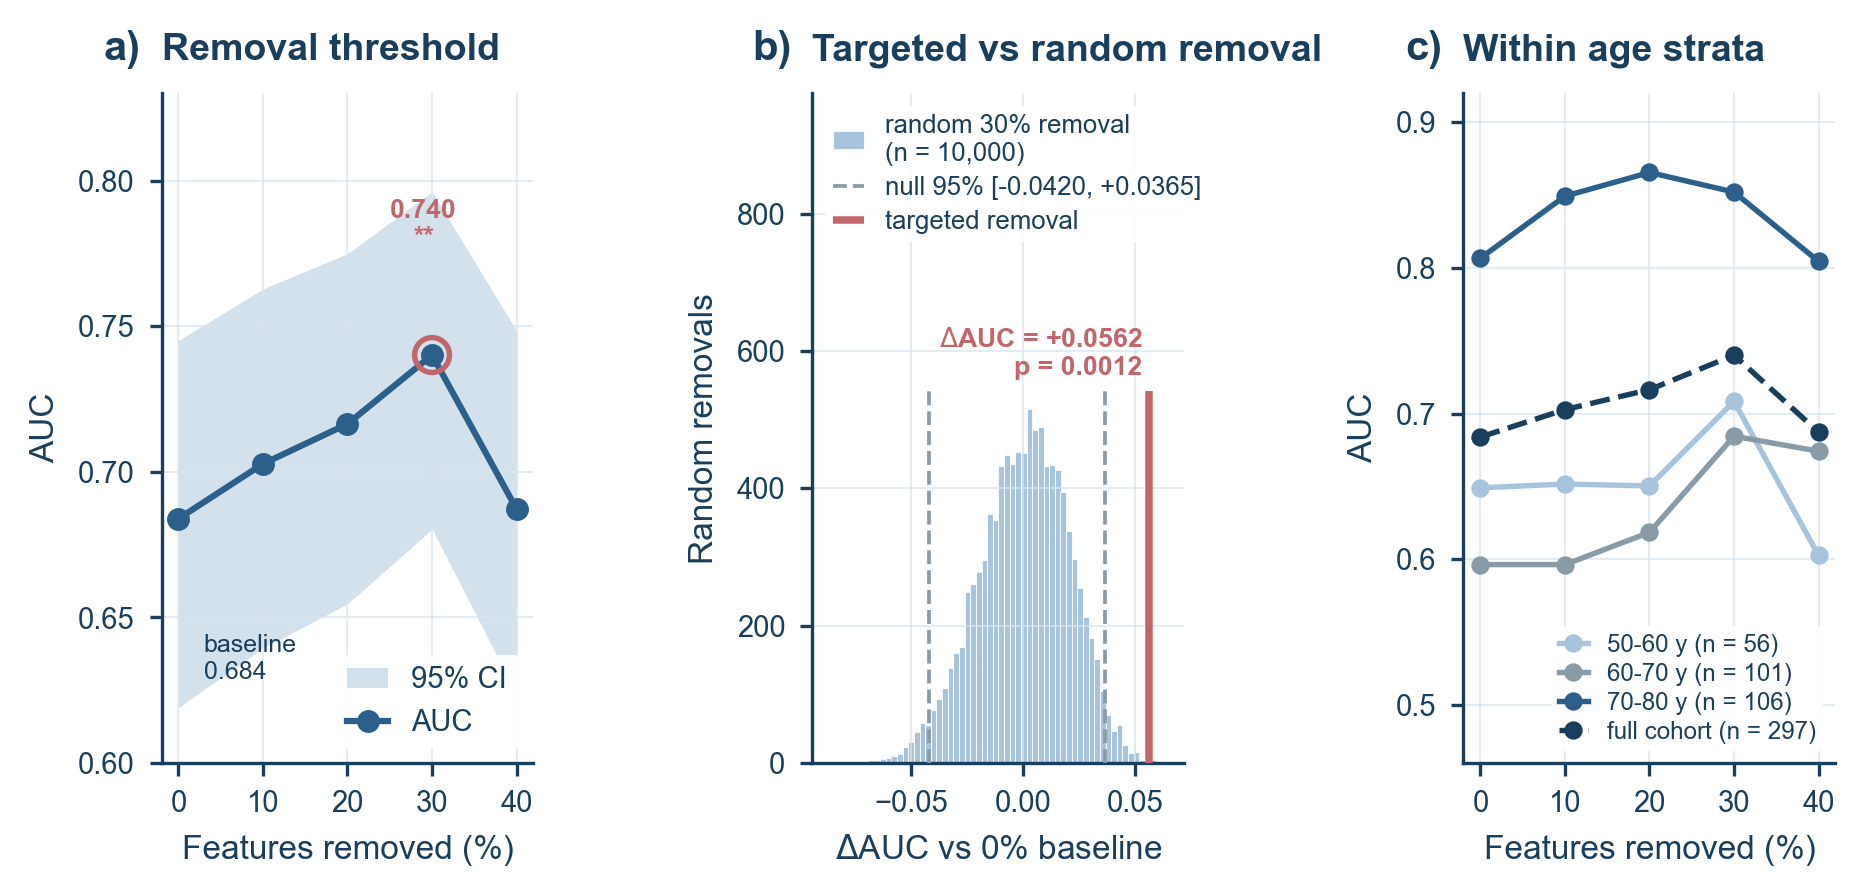

This chart was generated by the following Python code:
"""Figure 2 — targeted removal of age-sensitive features."""
import sys
from pathlib import Path

sys.path.insert(0, str(Path(__file__).resolve().parent.parent))
sys.path.insert(0, str(Path(__file__).resolve().parent))

import matplotlib
matplotlib.use("Agg")
import matplotlib.pyplot as plt
import numpy as np
import pandas as pd

import figstyle as F
from brainturtle import config as cfg

F.apply()

RES = cfg.RESULTS / f"n{cfg.N_PERM}"
lad = pd.read_csv(RES / "fig2a_removal_ladder.csv")
draws = pd.read_csv(RES / "fig2b_null_draws.csv")
b = pd.read_csv(RES / "fig2b_summary.csv").iloc[0]
bins = pd.read_csv(RES / "fig2c_agebins.csv")

fig = plt.figure(figsize=(F.COL2, 2.9))
gs = fig.add_gridspec(1, 3, wspace=0.75)

ax = fig.add_subplot(gs[0, 0])
pre = lad[lad.in_prespecified].sort_values("drop_pct")
x = pre["drop_pct"] * 100

ax.fill_between(x, pre["ci_low"], pre["ci_high"], color=F.C.CTRL,
                alpha=0.5, lw=0, label="95% CI")
ax.plot(x, pre["auc_point"], color=F.C.AD, lw=1.5, marker="o", ms=4.5,
        label="AUC", zorder=3)

peak = pre.loc[pre["auc_point"].idxmax()]
ax.scatter([peak.drop_pct * 100], [peak.auc_point], s=70, marker="o",
           facecolor="none", edgecolor=F.C.HILITE, lw=1.3, zorder=4)
ax.annotate(f"{peak.auc_point:.3f}\n{peak.stars}",
            xy=(peak.drop_pct * 100, peak.auc_point),
            xytext=(peak.drop_pct * 100 - 1, peak.auc_point + 0.036),
            fontsize=6.4, color=F.C.HILITE, ha="center", va="bottom",
            fontweight="bold")

base = pre[pre.drop_pct == 0].iloc[0]
ax.annotate(f"baseline\n{base.auc_point:.3f}", xy=(0, base.auc_point),
            xytext=(3, base.auc_point - 0.055), fontsize=6,
            color=F.C.ACCENT, ha="left")

ax.set_xlabel("Features removed (%)")
ax.set_ylabel("AUC")
ax.set_title("Removal threshold")
ax.set_xticks([0, 10, 20, 30, 40])
ax.set_ylim(0.60, 0.83)
ax.legend(loc="lower right", handlelength=1.4, frameon=True,
          facecolor="white", edgecolor="none", framealpha=0.95)
F.panel_label(ax, "a")

ax = fig.add_subplot(gs[0, 1])
ax.hist(draws["null_diff"], bins=60, color=F.C.CTRL, edgecolor="white",
        linewidth=0.2, label=f"random 30% removal\n(n = {int(b.n_perm):,})")

ymax = ax.get_ylim()[1]
ax.vlines([b.null_lo, b.null_hi], 0, ymax, color=F.C.MUTED, lw=0.9, ls="--",
          zorder=3, label=f"null 95% [{b.null_lo:+.4f}, {b.null_hi:+.4f}]")
ax.vlines(b.observed, 0, ymax, color=F.C.HILITE, lw=1.8, zorder=4,
          label="targeted removal")

ax.text(b.observed - 0.003, ymax * 1.10,
        f"$\\Delta$AUC = {b.observed:+.4f}\n{b.p_formatted}",
        fontsize=6.4, color=F.C.HILITE, ha="right", va="center",
        fontweight="bold")

ax.set_xlabel("$\\Delta$AUC vs 0% baseline")
ax.set_ylabel("Random removals")
ax.set_title("Targeted vs random removal")
ax.set_ylim(0, ymax * 1.80)
ax.legend(loc="upper left", handlelength=1.2, labelspacing=0.4, fontsize=6.2,
          frameon=True, facecolor="white", edgecolor="none",
          framealpha=0.95, borderpad=0.3)
F.panel_label(ax, "b")

ax = fig.add_subplot(gs[0, 2])
STRATA = [("50-60", F.C.CTRL), ("60-70", F.C.MUTED),
          ("70-80", F.C.AD), ("0-100", F.C.ACCENT)]

for name, colour in STRATA:
    d = bins[bins.age_bin == name].sort_values("drop_pct")
    n = int(d["n"].iloc[0])
    lbl = "full cohort" if name == "0-100" else f"{name} y"
    ax.plot(d["drop_pct"] * 100, d["auc"], color=colour, lw=1.3,
            marker="o", ms=3.4,
            ls="-" if name != "0-100" else "--",
            label=f"{lbl} (n = {n})")

ax.set_xlabel("Features removed (%)")
ax.set_ylabel("AUC")
ax.set_title("Within age strata")
ax.set_xticks([0, 10, 20, 30, 40])
ax.set_ylim(0.46, 0.92)
ax.legend(loc="lower right", handlelength=1.2, labelspacing=0.25,
          fontsize=5.8, frameon=True, facecolor="white", edgecolor="none",
          framealpha=0.95, borderpad=0.3)
F.panel_label(ax, "c")

print("[figure2_removal]")
F.save(fig, "figure2_removal")

print(f"    baseline {base.auc_point:.4f} -> peak {peak.auc_point:.4f} "
      f"at {peak.drop_pct:.0%}  ({peak.stars}, p = {peak.p_wald:.5f})")
print(f"    observed dAUC {b.observed:+.4f} vs null 95% "
      f"[{b.null_lo:+.4f}, {b.null_hi:+.4f}]  {b.p_formatted}")
peaks = []
for name, _ in STRATA:
    d = bins[bins.age_bin == name]
    peaks.append(f"{name}:{d.loc[d['auc'].idxmax(), 'drop_pct']:.0%}")
print(f"    peak threshold per stratum: {', '.join(peaks)}")
